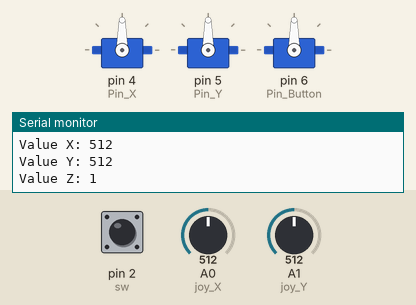
Simulated run of this sketch. Board: Arduino Uno, built with avr-gcc and run on an emulated ATmega328P. Shown: 3 × servo, the last lines printed to the serial monitor. Inputs (shaded band) come from the test bench; at power-on: A0 (joy_X) = 512, pin 2 (sw) HIGH, A1 (joy_Y) = 512.

Above: at 1.2 s.
1.3 s: A0 (joy_X) set to 318
2.8 s: A0 (joy_X) set to 291
At 4.9 s:
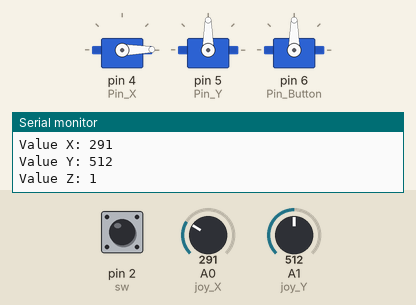
5.8 s: pin 2 (sw) pulled LOW for 0.15 s
At 7.45 s:
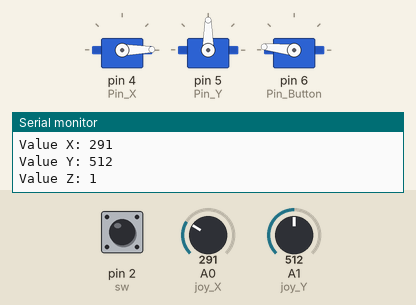
8.8 s: A1 (joy_Y) set to 690
11.8 s: A1 (joy_Y) set to 710
At 13.4 s:
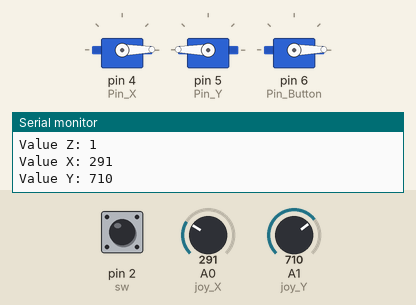
14.8 s: A0 (joy_X) set to 691
17.8 s: A0 (joy_X) set to 709
At 21.4 s:
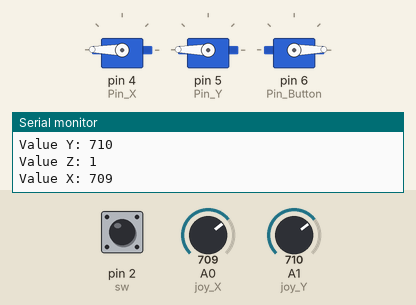
Timing chart, 0 to 21.8 s (numbered marks = the images above; inputs shaded):
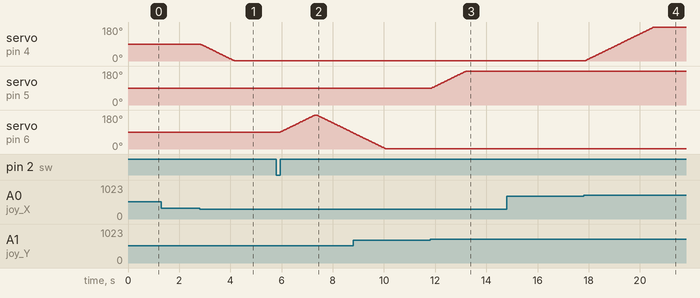

The sketch:

clawbot.ino
```cpp
#include <ezButton.h>
#include <Servo.h>

Servo ServoX;
Servo ServoY;
Servo ServoButton;

int Pin_X = 4;
int Pin_Y = 5;
int Pin_Button = 6;

int joy_X = A0;
int joy_Y = A1;
int sw = 2;

#define LEFT_THRESHOLD 300
#define RIGHT_THRESHOLD 700
#define UP_THRESHOLD 300
#define DOWN_THRESHOLD 700

ezButton button(sw);

void setup()
{
  Serial.begin(9600);
  button.setDebounceTime(50);
  ServoX.attach(Pin_X);
  ServoY.attach(Pin_Y);
  ServoButton.attach(Pin_Button);
}

void loop()
{
  button.loop();
  int val_X = analogRead(joy_X);
  int val_Y = analogRead(joy_Y);
  int swValue = digitalRead(sw);
  int bvalue = button.getState();

  int angle_X = ServoX.read();
  int angle_Y = ServoY.read();
  int angle_Z = ServoButton.read();

  if(val_X < LEFT_THRESHOLD)
  {
    while(angle_X > 0)
    {
      ServoX.write(angle_X);
      angle_X--;
      delay(15);
    }
  }

  if(val_X > RIGHT_THRESHOLD)
  {
    while(angle_X < 180)
    {
      ServoX.write(angle_X);
      angle_X++;
      delay(15);
    }
  }

  if(val_Y < UP_THRESHOLD)
  {
    while(angle_Y > 0)
    {
      ServoY.write(angle_Y);
      angle_Y--;
      delay(15);
    }
  }

  if(val_Y > DOWN_THRESHOLD)
  {
    while(angle_Y < 180)
    {
      ServoY.write(angle_Y);
      angle_Y++;
      delay(15);
    }
  }

  if(button.isPressed())
  {
    while(angle_Z < 180)
    {
      ServoButton.write(angle_Z);
      angle_Z++;
      delay(15);
    }
  }
  if(button.isReleased())
  {
    while(angle_Z > 0)
    {
      ServoButton.write(angle_Z);
      angle_Z--;
      delay(15);
    }
  }
Serial.print("Value X: ");
Serial.println(val_X);
Serial.print("Value Y: ");
Serial.println(val_Y);
Serial.print("Value Z: ");
Serial.println(swValue);

}
```

Measured:
- the behaviour switches between 300 and 299 on A0 (joy_X) (found by bisection; images 0 and 1)
- the behaviour switches between 700 and 701 on A1 (joy_Y) (found by bisection; images 2 and 3)
- the behaviour switches between 700 and 701 on A0 (joy_X) (found by bisection; images 3 and 4)
- after the input at 2.8 s, servo on pin 4 (Pin_X): moves from 90° to 1° over 1.3 s, starting at once
- after the input at 5.8 s, servo on pin 6 (Pin_Button): rises from 90° to 179° in 1.3 s, then falls to 86° in 1.5 s
- after the input at 11.8 s, servo on pin 5 (Pin_Y): moves from 90° to 179° over 1.3 s, starting after 0.07 s
- after the input at 17.8 s, servo on pin 4 (Pin_X): moves from 1° to 179° over 2.7 s, starting after 0.06 s
